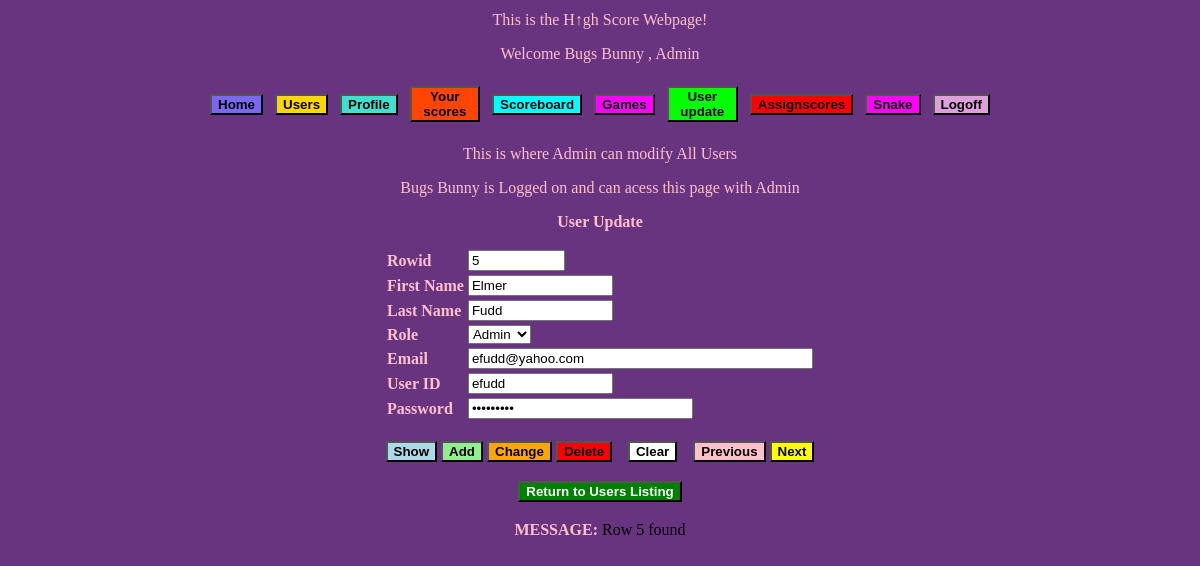
/user_update.php?r=5 (signed in), run on the app's committed database.
### tables this page shows
CREATE TABLE IF NOT EXISTS `userinfo` (
  `rowid` int(10) UNSIGNED NOT NULL AUTO_INCREMENT,
  `firstname` varchar(25) NOT NULL,
  `lastname` varchar(35) NOT NULL,
  `email` varchar(50) NOT NULL,
  `userid` varchar(25) NOT NULL,
  `password` varchar(25) NOT NULL,
  `role` varchar(25) NOT NULL,
  `photo` varchar(40) DEFAULT NULL,
  `created` datetime NOT NULL DEFAULT CURRENT_TIMESTAMP,
  `updated` datetime NOT NULL DEFAULT CURRENT_TIMESTAMP ON UPDATE CURRENT_TIMESTAMP,
  `deleted` tinyint(1) NOT NULL DEFAULT '0',
  `banned` tinyint(1) NOT NULL DEFAULT '0',
  PRIMARY KEY (`rowid`)
);

### session.php (called while the page is built, shortened)
<?php
	if (isset($_SESSION['login'])) {
		$user = $_SESSION['user'];
		$role = $_SESSION['role'];
		}
	else {
		$login = FALSE;
		$user = 'Guest';
		$role = NULL;
		$seshuserid = NULL;
		}
?>

### user_update.php (the view, shortened to what this page needs)
<?php
	include('session.php');
	include('Includes/header.php');
	include('menubar.php');
	echo "<p>This is where Admin can modify All Users
		  <p>$user is Logged on and can acess this page with $role";
	require('mysqli_connect.php');
	mysqli_set_charset($mysqli, 'latin1');
	$pgm		= 'user_update.php';
	$pgm2		= 'users.php';
	$table 		=	'userinfo';
	$bold		= "style='font-weight:bold;'";
	$ctgys		= array('Select', 'Gamer', 'Admin');
	$msg		= NULL;
	$msg_color	= 'black';
		if (isset($_POST['task']))  		$task 			= sanitize($mysqli, $_POST['task']);			else $task  = 'First';
		if (isset($_POST['last_rowid'])) 	$last_rowid 	= sanitize($mysqli, $_POST['last_rowid']); 		else $last_rowid = NULL;
		if (isset($_GET['r']))				{$rowid			= sanitize($mysqli, $_GET['r']);			$task = 'Show';}
	switch($task) {
	case 'Previous':
	case 'Next':
	case 'Show':
		$query = "SELECT firstname, lastname, role, email, userid, password
				  FROM $table
				  WHERE rowid='$rowid'";
		$result = mysqli_query($mysqli, $query);
		if (mysqli_num_rows($result) < 1) {
			$msg = "ROWID $rowid not found.";
			$msg_color='red';
			$fname = $lname = $role = $email = $userid = $password = NULL;
			}
		else {
			list($fname, $lname, $role, $email, $userid, $password) = mysqli_fetch_row($result);
			$msg = "Row $rowid found";
			$last_rowid = $rowid;
			}
		break;
    }
	echo "<!DOCTYPE HTML><html><body>
		  <script>
		  function ConfirmDelete() {
			  var x = confirm('Are you sure you want to delete?');
			  if (x) return true; else return false;
			  }
		  </script>
		  <div $bold>User Update</div>\n";
	echo "<p><form action='$pgm' method='post' enctype='multipart/form-data'>
		  <input type='hidden'			 name='last_rowid'	 value='$last_rowid'>
		  <table   align='center'>
		  <tr><td $bold>Rowid</td>
              <td><input type='text'	 name='rowid'  value='$rowid' size='09'></td></tr>
		  <tr><td $bold>First Name</td>
			  <td><input type='text'	 name='fname'  value='$fname' size='15'></td></tr>
		  <tr><td $bold>Last Name</td>
			  <td><input type='text'	 name='lname'  value='$lname' size='15'></td></tr>
		  <tr><td $bold>Role</td>
			  <td><select name='role'>";
	foreach($ctgys as $value) {
		if ($value == $role) $se = 'SELECTED'; else $se = NULL;
		echo "<option $se>$value</option>\n";
		}
	echo "</select></td></tr>
		  <tr><td $bold>Email</td>
			  <td><input type='email'	 name='email' 	value='$email' size='40' maxlength='50'></td></tr>
		  <tr><td $bold>User ID</td>
			  <td><input type='text'	 name='userid' 	 value='$userid' size='15'></td></tr>
		  <tr><td $bold>Password</td>
			  <td><input type='password' name='password'   value='$password'  size='25'></td></tr>";
echo"		  </table>";
    echo "<p><table><tr><td>
		  <input type='submit' name='task' value='Show' style='background-color:lightblue;font-weight:bold;'>
		  <input type='submit' name='task' value='Add' style='background-color:lightgreen;font-weight:bold;'>
		  <input type='submit' name='task' value='Change' style='background-color:orange;font-weight:bold;'>
		  <input type='submit' name='task' value='Delete'
		  style='background-color:red;font-weight:bold;' onclick='return ConfirmDelete();'>&nbsp;&nbsp;&nbsp;
		  <input type='submit' name='task' value='Clear' style='background-color:white;font-weight:bold;'>&nbsp;&nbsp;&nbsp;
	  	  <input type='submit' name='task' value='Previous' style='background-color:pink;font-weight:bold;'>
	      <input type='submit' name='task' value='Next' style='background-color:yellow;font-weight:bold;'>
		  </td></tr></table></form>
		  <p><a href='$pgm2'><button style='color:white; background-color:green; font-weight:bold;'>Return to Users Listing</button></a>";
    echo "<p><table><tr>
		  <td $bold>MESSAGE: </td>
		  <td style='color:$msg_color;'>$msg</td>
		  </tr></table>";
	echo "</body></html>";
	function sanitize($mysqli, $var) {
		$var = trim($var);
		$var = mysqli_real_escape_string($mysqli, $var);
		$var = strip_tags($var);
		$var = htmlentities($var);
		return($var);
		}
include('Includes/footer.php');
?>

### SP_Styles.css (style rules this page uses)
body { color: pink; background-color:#68347F; }
a { font-size: 1.5em; }
a:link { color: white; background-color: transparent; text-decoration: underline; }

### data on the page
userinfo: fname "Elmer", lname "Fudd", email "efudd@yahoo.com", userid "efudd"

### other printed values
$user "Bugs Bunny"
$role "Admin"
str_replace("_"," ",ucfirst("$key")) "Home"
str_replace("_"," ",ucfirst("$key")) "Users"
str_replace("_"," ",ucfirst("$key")) "Profile"
str_replace("_"," ",ucfirst("$key")) "Your scores"
str_replace("_"," ",ucfirst("$key")) "Scoreboard"
str_replace("_"," ",ucfirst("$key")) "Games"
str_replace("_"," ",ucfirst("$key")) "User update"
str_replace("_"," ",ucfirst("$key")) "Assignscores"
str_replace("_"," ",ucfirst("$key")) "Snake"
str_replace("_"," ",ucfirst("$key")) "Logoff"
$msg "Row 5 found"
form field role "Admin"
